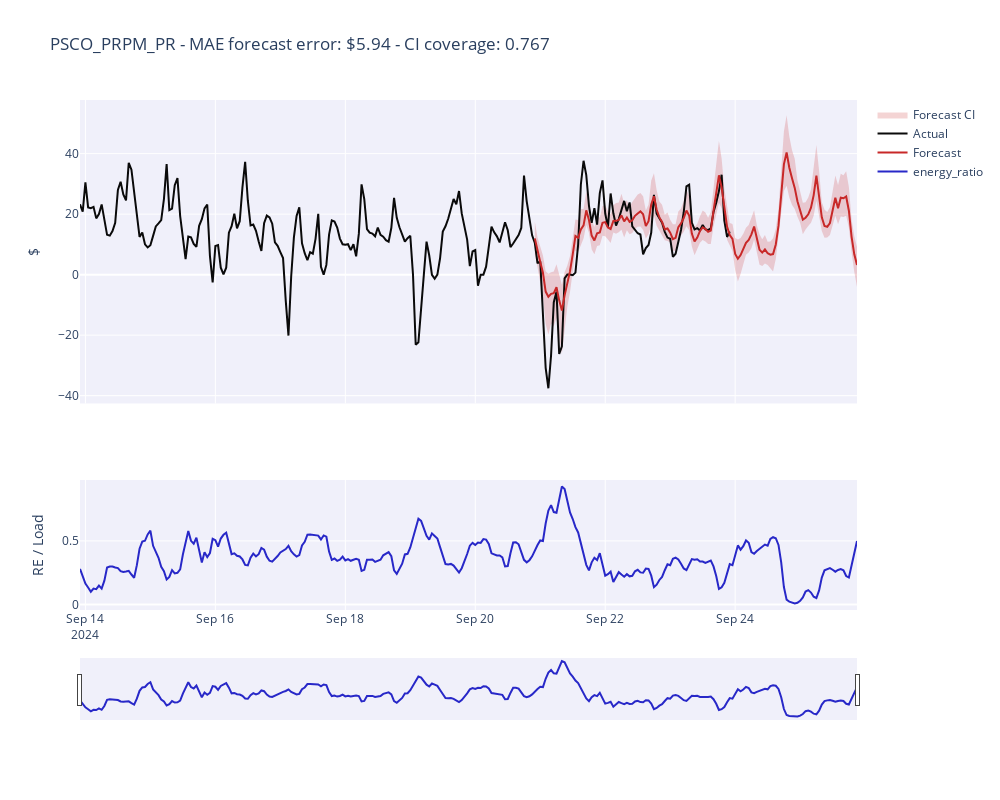

The cell this chart's notebook holds for it:
### Code cell
data = {
    'series': [node_series.to_json()],
    'past_covariates': [past_cov_series.to_json()],
    'future_covariates': [future_cov_series.to_json()],
    'n': params.FORECAST_HORIZON,
    'num_samples': 200
}
df = pd.DataFrame(data)

plot_cov_df = future_cov_series.pd_dataframe()
plot_cov_df = (
    plot_cov_df
    .reset_index()
    .rename(columns={'timestamp_mst':'time', 're_ratio': 'Ratio'})
)

# Predict on a Pandas DataFrame.
df['num_samples'] = 500
pred = loaded_model.predict(df)
preds = TimeSeries.from_json(pred)

q_df = plotting.get_quantile_df(preds)

# plot_df = plotting.get_mean_df(preds).merge(
#     plotting.get_quantile_df(preds),
#     left_index=True,
#     right_index=True,
# )

lmp_df = lmp.to_pandas().rename(
    columns={
        'LMP': 'LMP_HOURLY',
        'unique_id':'node', 
        'timestamp_mst':'time'
    })

plot_df = plotting.get_plot_df(
        TimeSeries.from_json(pred),
        plot_cov_df,
        lmp_df,
        plot_node_name,
    )
plot_df.rename(columns={'mean':'mean_fcast'}, inplace=True)
plot_df

plotting.plotly_forecast(plot_df, plot_node_name, show_fig=False)

### Figure 1 — Plotly figure (JSON) as saved in the notebook; plotly's stock layout.template omitted (floating-point values rounded to 4 significant figures; data arrays with more than 128 entries replaced by an {"elided": "..."} marker saying what was removed)
{"data": [{"fill": "toself", "fillcolor": "rgba(200,40,40,0.2)", "hoveron": "points+fills", "hovertemplate": "%{y:,.2f} - %{x}", "line": {"color": "rgba(255,255,255,0)"}, "name": "Forecast CI", "showlegend": true, "type": "scatter", "x": {"elided": "576 str values"}, "xaxis": "x", "y": {"elided": "576 float values"}, "yaxis": "y"}, {"hoveron": "points+fills", "hovertemplate": "%{y:,.2f} - %{x}", "line": {"color": "rgb(10,10,10)"}, "mode": "lines", "name": "Actual", "type": "scatter", "x": {"elided": "288 str values"}, "xaxis": "x", "y": {"elided": "288 float values"}, "yaxis": "y"}, {"hoveron": "points+fills", "hovertemplate": "%{y:,.2f} - %{x}", "line": {"color": "rgb(200,40,40)"}, "mode": "lines", "name": "Forecast", "type": "scatter", "x": {"elided": "288 str values"}, "xaxis": "x", "y": {"elided": "288 float values"}, "yaxis": "y"}, {"hoveron": "points+fills", "hovertemplate": "%{y:,.2f} - %{x}", "line": {"color": "rgb(40,40,200)"}, "mode": "lines", "name": "energy_ratio", "type": "scatter", "x": {"elided": "288 str values"}, "xaxis": "x2", "y": {"elided": "288 float values"}, "yaxis": "y2"}], "layout": {"height": 800, "plot_bgcolor": "rgb(240, 240, 250, 1.0)", "title": {"text": "PSCO_PRPM_PR - MAE forecast error: $5.94 - CI coverage: 0.767"}, "width": 1000, "xaxis": {"anchor": "y", "autorange": true, "domain": [0, 1], "matches": "x2", "range": ["2024-09-13 22:00", "2024-09-25 21:00"], "showticklabels": false, "type": "date"}, "xaxis2": {"anchor": "y2", "autorange": true, "domain": [0, 1], "range": ["2024-09-13 22:00", "2024-09-25 21:00"], "rangeslider": {"autorange": true, "range": ["2024-09-13 22:00", "2024-09-25 21:00"], "thickness": 0.1, "visible": true, "yaxis2": {"_template": null, "rangemode": "match"}}, "type": "date"}, "yaxis": {"anchor": "x", "autorange": true, "domain": [0.405, 1], "range": [-42.57, 57.72], "tickformat": ",", "title": {"text": "$"}, "type": "linear"}, "yaxis2": {"anchor": "x2", "autorange": true, "domain": [0, 0.255], "range": [-0.04344, 0.9791], "title": {"text": " RE / Load"}, "type": "linear"}}}
